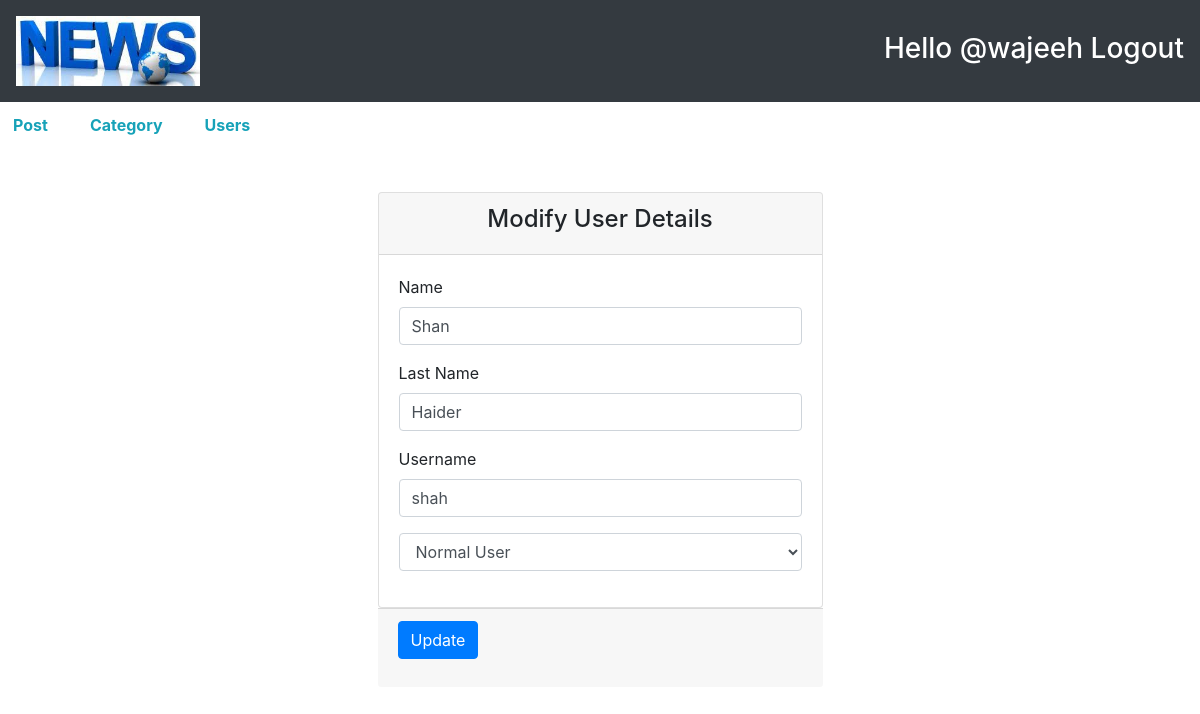
The app's page /admin/edit.php?id=28 (signed in) with its own data.
### admin/edit.php (the view, shortened to what this page needs)
<!doctype html>
<html lang="en">
<head>
    <link rel="stylesheet" href="https://stackpath.bootstrapcdn.com/bootstrap/4.3.1/css/bootstrap.min.css">
</head>
<body>
    <?php include "../include/header.php";
    ?>
    <div class="container mt-5">
        <div class="row justify-content-center">
            <div class="col-md-5">
                <div class="card">
                    <div class="card-header">
                        <p class="h4 text-center">Modify User Details</p>
                    </div>
                    <div class="card-body">
                        <form action="<?php $_SERVER['PHP_SELF'] ?>" method="post">
                            <?php include  "../include/config.php";
                            $user_id = $_GET['id'];
                            $sel = "SELECT * FROM `user-table` WHERE user_id =  $user_id";
                            $result = mysqli_query($con , $sel);
                            if(mysqli_num_rows($result) > 0){
                                while($row=mysqli_fetch_assoc($result)){
                            ?>
                            <div class="form-group">
                                <label for="">Name</label>
                                <input type="text" name="firstname" value="<?php echo ($row['name']) ?>" class="form-control" placeholder="Name">
                            </div>
                            <div class="form-group">
                                <label for="">Last Name</label>
                                <input type="text" name="lastname" value="<?php echo ($row['last_name']) ?>" class="form-control" placeholder="Last Name">
                            </div>
                            <div class="form-group">
                                <label for="">Username</label>
                                <input type="text" name="username" value="<?php echo ($row['username']) ?>" class="form-control" placeholder="Username">
                            </div>
                            <div class="form-group">
                                <select name="role" class="form-control">
                                <?php if($row['role']==1) {
                                    echo "<option value='1'Selected>Admin</option>
                                    <option value='0'>Normal User</option>";}
                                    else{
                                        echo "<option value='1'>Admin</option>
                                        <option value='0'Selected>Normal User</option>";
                                    }
                                    ?>
                                </select>
                            </div>
                            <?php }
                        } ?>
                    </div>
                </div>
                <div class="card-footer">
                    <div class="form-group">
                    <button name="submit" class="btn btn-primary">Update</button>
                    </div>
                </div>
            </div>
        </div>
    </div>
</body>
</html>

### records on screen
user-table: firstname "Shan", lastname "Haider", username "shah", role "Normal User"

### other values on screen
$_SESSION['username'] "wajeeh"
